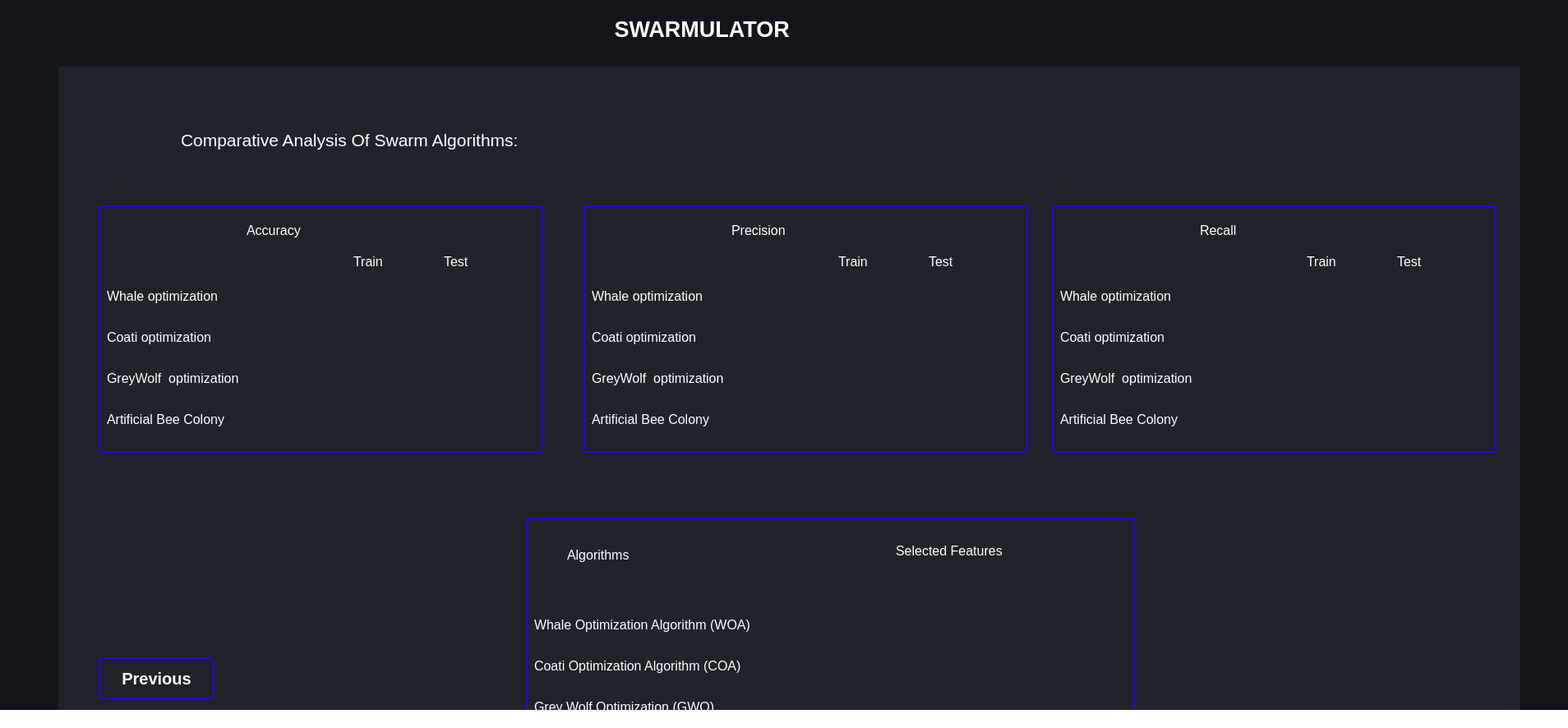
<?xml version="1.0" encoding="UTF-8"?>
<ui version="4.0">
 <class>MainWindow_2</class>
 <widget class="QMainWindow" name="MainWindow_2">
  <property name="geometry">
   <rect>
    <x>0</x>
    <y>0</y>
    <width>1908</width>
    <height>886</height>
   </rect>
  </property>
  <property name="font">
   <font>
    <pointsize>12</pointsize>
    <weight>75</weight>
    <bold>true</bold>
   </font>
  </property>
  <property name="windowTitle">
   <string>MainWindow</string>
  </property>
  <property name="styleSheet">
   <string notr="true">*{
border:none;
background-color:transparent;
padding:0;
margin:0;
color:#fff;
}

#centralwidget{
background-color:#1f232a;
}










#leftmenusubcontainer{
background-color:#16191d;
}

#leftmenusubcontainer QPushButton{

padding:5px 10px;
border-top-left-radius:10px;
border-bottom-left-radius:10px;
}

#headercontainer{
background-color:#2c313c;
}

#frame_6{
padding:5px;
}</string>
  </property>
  <widget class="QWidget" name="centralwidget">
   <layout class="QHBoxLayout" name="horizontalLayout">
    <property name="spacing">
     <number>0</number>
    </property>
    <property name="leftMargin">
     <number>0</number>
    </property>
    <property name="topMargin">
     <number>0</number>
    </property>
    <property name="rightMargin">
     <number>0</number>
    </property>
    <property name="bottomMargin">
     <number>0</number>
    </property>
    <item>
     <widget class="QWidget" name="mainbodycontainer" native="true">
      <property name="sizePolicy">
       <sizepolicy hsizetype="Expanding" vsizetype="Preferred">
        <horstretch>0</horstretch>
        <verstretch>0</verstretch>
       </sizepolicy>
      </property>
      <property name="font">
       <font>
        <weight>50</weight>
        <bold>false</bold>
       </font>
      </property>
      <layout class="QVBoxLayout" name="verticalLayout_6">
       <property name="spacing">
        <number>0</number>
       </property>
       <property name="leftMargin">
        <number>0</number>
       </property>
       <property name="topMargin">
        <number>0</number>
       </property>
       <property name="rightMargin">
        <number>0</number>
       </property>
       <property name="bottomMargin">
        <number>0</number>
       </property>
       <item>
        <widget class="QWidget" name="mainbodycontainer_2" native="true">
         <property name="sizePolicy">
          <sizepolicy hsizetype="Preferred" vsizetype="Expanding">
           <horstretch>0</horstretch>
           <verstretch>0</verstretch>
          </sizepolicy>
         </property>
         <property name="cursor">
          <cursorShape>ArrowCursor</cursorShape>
         </property>
         <widget class="QWidget" name="widget" native="true">
          <property name="geometry">
           <rect>
            <x>-10</x>
            <y>0</y>
            <width>1931</width>
            <height>81</height>
           </rect>
          </property>
          <property name="sizePolicy">
           <sizepolicy hsizetype="Preferred" vsizetype="Fixed">
            <horstretch>0</horstretch>
            <verstretch>0</verstretch>
           </sizepolicy>
          </property>
          <property name="styleSheet">
           <string notr="true">QWidget{
background-color:#131519;
}</string>
          </property>
          <widget class="QLabel" name="label">
           <property name="geometry">
            <rect>
             <x>750</x>
             <y>10</y>
             <width>431</width>
             <height>51</height>
            </rect>
           </property>
           <property name="sizePolicy">
            <sizepolicy hsizetype="Expanding" vsizetype="Expanding">
             <horstretch>0</horstretch>
             <verstretch>0</verstretch>
            </sizepolicy>
           </property>
           <property name="font">
            <font>
             <pointsize>20</pointsize>
             <weight>75</weight>
             <bold>true</bold>
            </font>
           </property>
           <property name="text">
            <string> SWARMULATOR</string>
           </property>
          </widget>
          <widget class="QWidget" name="widget_4" native="true">
           <property name="geometry">
            <rect>
             <x>0</x>
             <y>0</y>
             <width>91</width>
             <height>1291</height>
            </rect>
           </property>
           <property name="styleSheet">
            <string notr="true">QWidget{
background-color:#131519;
}</string>
           </property>
          </widget>
         </widget>
         <widget class="QWidget" name="widget_2" native="true">
          <property name="geometry">
           <rect>
            <x>0</x>
            <y>0</y>
            <width>71</width>
            <height>1081</height>
           </rect>
          </property>
          <property name="styleSheet">
           <string notr="true">QWidget{
background-color:#131519;
}</string>
          </property>
         </widget>
         <widget class="QWidget" name="widget_3" native="true">
          <property name="geometry">
           <rect>
            <x>1850</x>
            <y>0</y>
            <width>71</width>
            <height>1101</height>
           </rect>
          </property>
          <property name="styleSheet">
           <string notr="true">QWidget{
background-color:#131519;
}</string>
          </property>
         </widget>
         <widget class="QLabel" name="label_2">
          <property name="geometry">
           <rect>
            <x>220</x>
            <y>140</y>
            <width>651</width>
            <height>61</height>
           </rect>
          </property>
          <property name="font">
           <font>
            <pointsize>16</pointsize>
           </font>
          </property>
          <property name="text">
           <string>Comparative Analysis Of Swarm Algorithms:</string>
          </property>
         </widget>
         <widget class="QWidget" name="widget_5" native="true">
          <property name="geometry">
           <rect>
            <x>120</x>
            <y>250</y>
            <width>541</width>
            <height>301</height>
           </rect>
          </property>
          <property name="styleSheet">
           <string notr="true">#widget_5{
 border: 2px solid #2707de;
border-radius: 4px;
}</string>
          </property>
          <widget class="QLabel" name="label_3">
           <property name="geometry">
            <rect>
             <x>180</x>
             <y>10</y>
             <width>211</width>
             <height>41</height>
            </rect>
           </property>
           <property name="font">
            <font>
             <pointsize>12</pointsize>
            </font>
           </property>
           <property name="text">
            <string>Accuracy</string>
           </property>
          </widget>
          <widget class="QLabel" name="label_6">
           <property name="geometry">
            <rect>
             <x>10</x>
             <y>90</y>
             <width>521</width>
             <height>41</height>
            </rect>
           </property>
           <property name="font">
            <font>
             <pointsize>12</pointsize>
            </font>
           </property>
           <property name="text">
            <string>Whale optimization</string>
           </property>
           <property name="margin">
            <number>0</number>
           </property>
          </widget>
          <widget class="QLabel" name="label_7">
           <property name="geometry">
            <rect>
             <x>10</x>
             <y>140</y>
             <width>521</width>
             <height>41</height>
            </rect>
           </property>
           <property name="font">
            <font>
             <pointsize>12</pointsize>
            </font>
           </property>
           <property name="text">
            <string>Coati optimization</string>
           </property>
           <property name="margin">
            <number>0</number>
           </property>
          </widget>
          <widget class="QLabel" name="label_8">
           <property name="geometry">
            <rect>
             <x>10</x>
             <y>190</y>
             <width>521</width>
             <height>41</height>
            </rect>
           </property>
           <property name="font">
            <font>
             <pointsize>12</pointsize>
            </font>
           </property>
           <property name="text">
            <string>GreyWolf  optimization</string>
           </property>
           <property name="margin">
            <number>0</number>
           </property>
          </widget>
          <widget class="QLabel" name="label_9">
           <property name="geometry">
            <rect>
             <x>10</x>
             <y>240</y>
             <width>521</width>
             <height>41</height>
            </rect>
           </property>
           <property name="font">
            <font>
             <pointsize>12</pointsize>
            </font>
           </property>
           <property name="text">
            <string>Artificial Bee Colony</string>
           </property>
           <property name="margin">
            <number>0</number>
           </property>
          </widget>
          <widget class="QLabel" name="label_10">
           <property name="geometry">
            <rect>
             <x>310</x>
             <y>60</y>
             <width>71</width>
             <height>16</height>
            </rect>
           </property>
           <property name="font">
            <font>
             <pointsize>12</pointsize>
            </font>
           </property>
           <property name="text">
            <string>Train</string>
           </property>
          </widget>
          <widget class="QLabel" name="label_11">
           <property name="geometry">
            <rect>
             <x>420</x>
             <y>60</y>
             <width>71</width>
             <height>16</height>
            </rect>
           </property>
           <property name="font">
            <font>
             <pointsize>12</pointsize>
            </font>
           </property>
           <property name="text">
            <string>Test</string>
           </property>
          </widget>
         </widget>
         <widget class="QWidget" name="widget_6" native="true">
          <property name="geometry">
           <rect>
            <x>710</x>
            <y>250</y>
            <width>541</width>
            <height>301</height>
           </rect>
          </property>
          <property name="styleSheet">
           <string notr="true">#widget_6
{
 border: 2px solid #2707de;
border-radius: 4px;
}</string>
          </property>
          <widget class="QLabel" name="label_4">
           <property name="geometry">
            <rect>
             <x>180</x>
             <y>10</y>
             <width>211</width>
             <height>41</height>
            </rect>
           </property>
           <property name="font">
            <font>
             <pointsize>12</pointsize>
            </font>
           </property>
           <property name="text">
            <string>Precision</string>
           </property>
          </widget>
          <widget class="QLabel" name="label_19">
           <property name="geometry">
            <rect>
             <x>10</x>
             <y>90</y>
             <width>521</width>
             <height>41</height>
            </rect>
           </property>
           <property name="font">
            <font>
             <pointsize>12</pointsize>
            </font>
           </property>
           <property name="text">
            <string>Whale optimization</string>
           </property>
           <property name="margin">
            <number>0</number>
           </property>
          </widget>
          <widget class="QLabel" name="label_20">
           <property name="geometry">
            <rect>
             <x>10</x>
             <y>140</y>
             <width>521</width>
             <height>41</height>
            </rect>
           </property>
           <property name="font">
            <font>
             <pointsize>12</pointsize>
            </font>
           </property>
           <property name="text">
            <string>Coati optimization</string>
           </property>
           <property name="margin">
            <number>0</number>
           </property>
          </widget>
          <widget class="QLabel" name="label_21">
           <property name="geometry">
            <rect>
             <x>10</x>
             <y>190</y>
             <width>521</width>
             <height>41</height>
            </rect>
           </property>
           <property name="font">
            <font>
             <pointsize>12</pointsize>
            </font>
           </property>
           <property name="text">
            <string>GreyWolf  optimization</string>
           </property>
           <property name="margin">
            <number>0</number>
           </property>
          </widget>
          <widget class="QLabel" name="label_22">
           <property name="geometry">
            <rect>
             <x>10</x>
             <y>240</y>
             <width>521</width>
             <height>41</height>
            </rect>
           </property>
           <property name="font">
            <font>
             <pointsize>12</pointsize>
            </font>
           </property>
           <property name="text">
            <string>Artificial Bee Colony</string>
           </property>
           <property name="margin">
            <number>0</number>
           </property>
          </widget>
          <widget class="QLabel" name="label_23">
           <property name="geometry">
            <rect>
             <x>310</x>
             <y>60</y>
             <width>71</width>
             <height>16</height>
            </rect>
           </property>
           <property name="font">
            <font>
             <pointsize>12</pointsize>
            </font>
           </property>
           <property name="text">
            <string>Train</string>
           </property>
          </widget>
          <widget class="QLabel" name="label_24">
           <property name="geometry">
            <rect>
             <x>420</x>
             <y>60</y>
             <width>71</width>
             <height>16</height>
            </rect>
           </property>
           <property name="font">
            <font>
             <pointsize>12</pointsize>
            </font>
           </property>
           <property name="text">
            <string>Test</string>
           </property>
          </widget>
         </widget>
         <widget class="QWidget" name="widget_7" native="true">
          <property name="geometry">
           <rect>
            <x>1280</x>
            <y>250</y>
            <width>541</width>
            <height>301</height>
           </rect>
          </property>
          <property name="styleSheet">
           <string notr="true">#widget_7
{
 border: 2px solid #2707de;
border-radius: 4px;
}</string>
          </property>
          <widget class="QLabel" name="label_5">
           <property name="geometry">
            <rect>
             <x>180</x>
             <y>10</y>
             <width>211</width>
             <height>41</height>
            </rect>
           </property>
           <property name="font">
            <font>
             <pointsize>12</pointsize>
            </font>
           </property>
           <property name="text">
            <string>Recall</string>
           </property>
          </widget>
          <widget class="QLabel" name="label_25">
           <property name="geometry">
            <rect>
             <x>10</x>
             <y>90</y>
             <width>521</width>
             <height>41</height>
            </rect>
           </property>
           <property name="font">
            <font>
             <pointsize>12</pointsize>
            </font>
           </property>
           <property name="text">
            <string>Whale optimization</string>
           </property>
           <property name="margin">
            <number>0</number>
           </property>
          </widget>
          <widget class="QLabel" name="label_26">
           <property name="geometry">
            <rect>
             <x>10</x>
             <y>140</y>
             <width>521</width>
             <height>41</height>
            </rect>
           </property>
           <property name="font">
            <font>
             <pointsize>12</pointsize>
            </font>
           </property>
           <property name="text">
            <string>Coati optimization</string>
           </property>
           <property name="margin">
            <number>0</number>
           </property>
          </widget>
          <widget class="QLabel" name="label_27">
           <property name="geometry">
            <rect>
             <x>10</x>
             <y>190</y>
             <width>521</width>
             <height>41</height>
            </rect>
           </property>
           <property name="font">
            <font>
             <pointsize>12</pointsize>
            </font>
           </property>
           <property name="text">
            <string>GreyWolf  optimization</string>
           </property>
           <property name="margin">
            <number>0</number>
           </property>
          </widget>
          <widget class="QLabel" name="label_28">
           <property name="geometry">
            <rect>
             <x>10</x>
             <y>240</y>
             <width>521</width>
             <height>41</height>
            </rect>
           </property>
           <property name="font">
            <font>
             <pointsize>12</pointsize>
            </font>
           </property>
           <property name="text">
            <string>Artificial Bee Colony</string>
           </property>
           <property name="margin">
            <number>0</number>
           </property>
          </widget>
          <widget class="QLabel" name="label_29">
           <property name="geometry">
            <rect>
             <x>310</x>
             <y>60</y>
             <width>71</width>
             <height>16</height>
            </rect>
           </property>
           <property name="font">
            <font>
             <pointsize>12</pointsize>
            </font>
           </property>
           <property name="text">
            <string>Train</string>
           </property>
          </widget>
          <widget class="QLabel" name="label_30">
           <property name="geometry">
            <rect>
             <x>420</x>
             <y>60</y>
             <width>71</width>
             <height>16</height>
            </rect>
           </property>
           <property name="font">
            <font>
             <pointsize>12</pointsize>
            </font>
           </property>
           <property name="text">
            <string>Test</string>
           </property>
          </widget>
         </widget>
         <widget class="QWidget" name="widget_8" native="true">
          <property name="geometry">
           <rect>
            <x>640</x>
            <y>630</y>
            <width>741</width>
            <height>311</height>
           </rect>
          </property>
          <property name="styleSheet">
           <string notr="true">#widget_8

{
 border: 2px solid #2707de;
border-radius: 4px;
}</string>
          </property>
          <widget class="QLabel" name="label_31">
           <property name="geometry">
            <rect>
             <x>50</x>
             <y>30</y>
             <width>181</width>
             <height>31</height>
            </rect>
           </property>
           <property name="font">
            <font>
             <pointsize>12</pointsize>
            </font>
           </property>
           <property name="text">
            <string>Algorithms</string>
           </property>
          </widget>
          <widget class="QLabel" name="label_32">
           <property name="geometry">
            <rect>
             <x>450</x>
             <y>20</y>
             <width>271</width>
             <height>41</height>
            </rect>
           </property>
           <property name="font">
            <font>
             <pointsize>12</pointsize>
            </font>
           </property>
           <property name="text">
            <string>Selected Features</string>
           </property>
          </widget>
          <widget class="QLabel" name="label_33">
           <property name="geometry">
            <rect>
             <x>10</x>
             <y>110</y>
             <width>681</width>
             <height>41</height>
            </rect>
           </property>
           <property name="font">
            <font>
             <pointsize>12</pointsize>
            </font>
           </property>
           <property name="text">
            <string>Whale Optimization Algorithm (WOA)</string>
           </property>
           <property name="margin">
            <number>0</number>
           </property>
          </widget>
          <widget class="QLabel" name="label_34">
           <property name="geometry">
            <rect>
             <x>10</x>
             <y>160</y>
             <width>681</width>
             <height>41</height>
            </rect>
           </property>
           <property name="font">
            <font>
             <pointsize>12</pointsize>
            </font>
           </property>
           <property name="text">
            <string>Coati Optimization Algorithm (COA)</string>
           </property>
           <property name="margin">
            <number>0</number>
           </property>
          </widget>
          <widget class="QLabel" name="label_35">
           <property name="geometry">
            <rect>
             <x>10</x>
             <y>210</y>
             <width>681</width>
             <height>41</height>
            </rect>
           </property>
           <property name="font">
            <font>
             <pointsize>12</pointsize>
            </font>
           </property>
           <property name="text">
            <string>Grey Wolf Optimization (GWO)</string>
           </property>
           <property name="margin">
            <number>0</number>
           </property>
          </widget>
          <widget class="QLabel" name="label_36">
           <property name="geometry">
            <rect>
             <x>10</x>
             <y>250</y>
             <width>681</width>
             <height>41</height>
            </rect>
           </property>
           <property name="font">
            <font>
             <pointsize>12</pointsize>
            </font>
           </property>
           <property name="text">
            <string>Artificial Bee Colony (ABC)</string>
           </property>
           <property name="margin">
            <number>0</number>
           </property>
          </widget>
         </widget>
         <widget class="QPushButton" name="previous">
          <property name="geometry">
           <rect>
            <x>120</x>
            <y>800</y>
            <width>141</width>
            <height>51</height>
           </rect>
          </property>
          <property name="font">
           <font>
            <pointsize>15</pointsize>
            <weight>75</weight>
            <bold>true</bold>
           </font>
          </property>
          <property name="styleSheet">
           <string notr="true">QPushButton {
  border: 1.5px solid #2707de;
  border-radius: 5px;  /* Optional: Add rounded corners */
  padding: 1px 5
px;  /* Optional: Adjust padding for button text */
}</string>
          </property>
          <property name="text">
           <string>Previous</string>
          </property>
         </widget>
        </widget>
       </item>
      </layout>
     </widget>
    </item>
   </layout>
  </widget>
  <widget class="QMenuBar" name="menubar">
   <property name="geometry">
    <rect>
     <x>0</x>
     <y>0</y>
     <width>1908</width>
     <height>26</height>
    </rect>
   </property>
  </widget>
  <widget class="QStatusBar" name="statusbar"/>
 </widget>
 <resources>
  <include location="resources.qrc"/>
 </resources>
 <connections/>
</ui>
